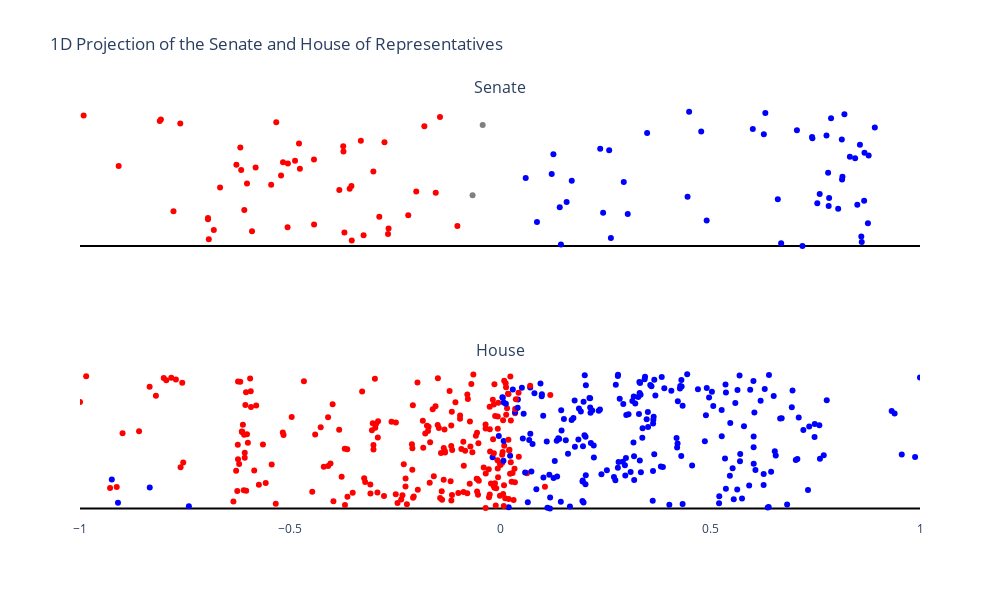

The cell this chart's notebook holds for it:
### Markdown cell above
# Reduced projection of the graph

### Code cell
# Plot the 1D projections
fig = make_subplots(
    rows=2,
    cols=1,
    shared_xaxes=True,
    subplot_titles=(
        "Senate",
        "House",
    ),
)

fig.add_trace(
    go.Scatter(
        x=senate[f"reduced-projection-1d"],
        mode="markers",
        marker_color=senate["color"],
    ),
    row=1,
    col=1,
)

fig.add_trace(
    go.Scatter(
        x=house[f"reduced-projection-1d"],
        mode="markers",
        marker_color=house["color"],
    ),
    row=2,
    col=1,
)

fig.update_layout(
    title="1D Projection of the Senate and House of Representatives",
    xaxis_title="",
    yaxis_title="",
    height=600,
    width=1000,
    showlegend=False,
    paper_bgcolor="rgba(0,0,0,0)",
    plot_bgcolor="rgba(0,0,0,0)",
    autosize=False,
)

fig.update_yaxes(zerolinecolor="black", showticklabels=False)
fig.update_xaxes(range=[-1, 1])
fig.write_image(ASSETS_DIR / f"reduced-1d-projection.png")
fig.show()

### Figure 1 — Plotly figure (JSON) as saved in the notebook; plotly's stock layout.template omitted (floating-point values rounded to 4 significant figures; data arrays with more than 128 entries replaced by an {"elided": "..."} marker saying what was removed)
{"data": [{"marker": {"color": ["blue", "blue", "blue", "blue", "red", "red", "blue", "blue", "red", "red", "red", "red", "red", "red", "red", "red", "red", "blue", "blue", "blue", "red", "red", "red", "red", "blue", "blue", "red", "red", "blue", "blue", "blue", "blue", "blue", "blue", "blue", "blue", "blue", "blue", "gray", "blue", "red", "red", "red", "red", "red", "red", "red", "red", "blue", "blue", "blue", "blue", "blue", "red", "blue", "blue", "red", "red", "red", "red", "red", "red", "red", "red", "red", "red", "blue", "blue", "blue", "blue", "blue", "red", "blue", "blue", "red", "red", "blue", "red", "red", "red", "blue", "blue", "blue", "blue", "blue", "blue", "blue", "blue", "blue", "blue", "red", "gray", "red", "red", "red", "red", "blue", "red", "red", "blue", "blue", "blue"]}, "mode": "markers", "type": "scatter", "x": [0.7201, 0.1451, 0.6694, 0.8613, -0.3529, -0.6933, 0.264, 0.8603, -0.3248, -0.2666, -0.3705, -0.5904, -0.6814, -0.2653, -0.5058, -0.1014, -0.4427, 0.876, 0.08801, 0.4921, -0.6953, -0.6953, -0.2874, -0.2184, 0.3041, 0.2455, -0.7775, -0.6088, 0.8052, 0.1422, 0.7825, 0.8507, 0.7554, 0.1587, 0.867, 0.6615, 0.7836, 0.4466, -0.06528, 0.7612, -0.153, -0.1994, -0.3826, -0.3579, -0.6665, -0.3538, -0.5448, -0.6024, 0.2947, 0.1708, 0.8144, 0.0612, 0.8154, -0.5213, 0.1231, 0.7812, -0.3015, -0.6162, -0.4764, -0.5818, -0.908, -0.6276, -0.5051, -0.5167, -0.488, -0.4429, 0.8456, 0.833, 0.8778, 0.1271, 0.8678, -0.3727, 0.26, 0.2385, -0.6183, -0.3733, 0.857, -0.4786, -0.275, -0.3313, 0.8139, 0.7438, 0.7431, 0.7774, 0.6282, 0.3503, 0.4791, 0.7069, 0.6019, 0.8924, -0.1801, -0.04123, -0.7613, -0.5327, -0.8101, -0.8074, 0.7882, -0.1429, -0.9914, 0.82, 0.6318, 0.4503], "xaxis": "x", "yaxis": "y"}, {"marker": {"color": {"elided": "455 str values"}}, "mode": "markers", "type": "scatter", "x": {"elided": "455 float values"}, "xaxis": "x2", "yaxis": "y2"}], "layout": {"annotations": [{"font": {"size": 16}, "showarrow": false, "text": "Senate", "x": 0.5, "xanchor": "center", "xref": "paper", "y": 1, "yanchor": "bottom", "yref": "paper"}, {"font": {"size": 16}, "showarrow": false, "text": "House", "x": 0.5, "xanchor": "center", "xref": "paper", "y": 0.375, "yanchor": "bottom", "yref": "paper"}], "autosize": false, "height": 600, "paper_bgcolor": "rgba(0,0,0,0)", "plot_bgcolor": "rgba(0,0,0,0)", "showlegend": false, "title": {"text": "1D Projection of the Senate and House of Representatives"}, "width": 1000, "xaxis": {"anchor": "y", "domain": [0, 1], "matches": "x2", "range": [-1, 1], "showticklabels": false, "title": {"text": ""}}, "xaxis2": {"anchor": "y2", "domain": [0, 1], "range": [-1, 1]}, "yaxis": {"anchor": "x", "domain": [0.625, 1], "showticklabels": false, "title": {"text": ""}, "zerolinecolor": "black"}, "yaxis2": {"anchor": "x2", "domain": [0, 0.375], "showticklabels": false, "zerolinecolor": "black"}}}
